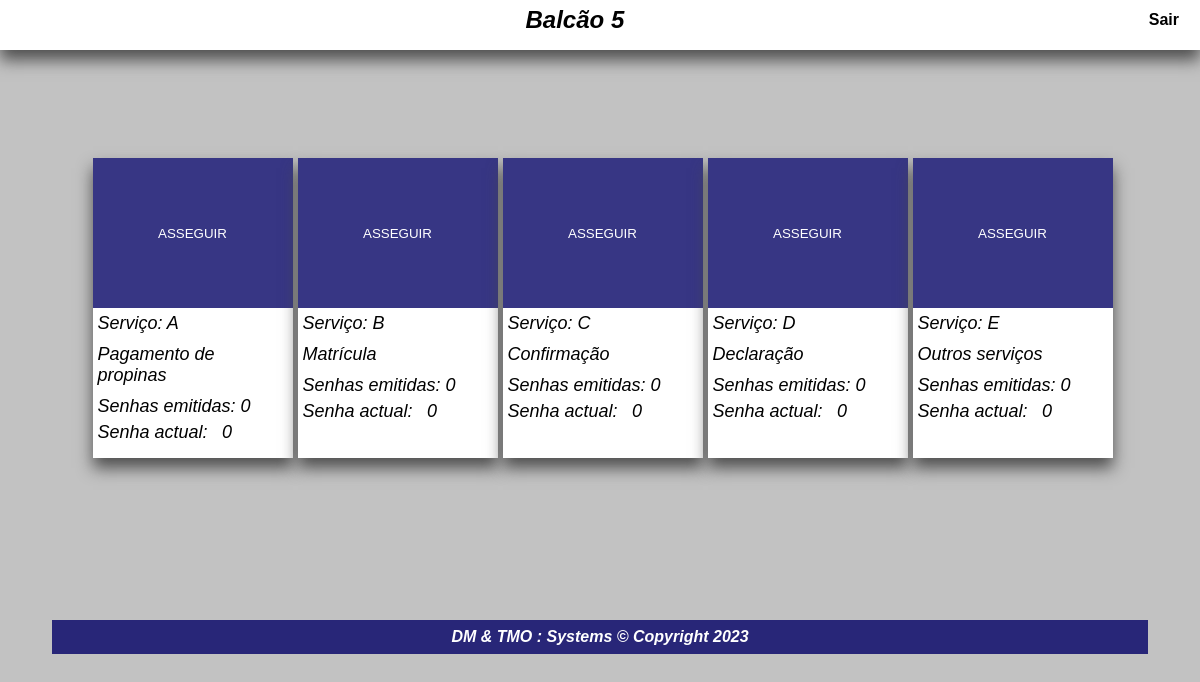
The app's page /dashboard.php (signed in) with its own data.
### tables this page shows
CREATE TABLE `servico` (
  `id_servico` int(11) NOT NULL,
  `tipo_servico` varchar(2) NOT NULL,
  `nome_servico` varchar(30) NOT NULL,
  `senhas_emitidas` int(11) DEFAULT NULL,
  `senha_actual` int(11) DEFAULT NULL
);

### dashboard.php (the view, shortened to what this page needs)
<?php
    require('Backend/conexao.php');
    $numeroBalcao = $_SESSION['num_balcao'];
?>
<!DOCTYPE html>
<html lang="pt">
    <head>
        <link rel="stylesheet" href="CSS/Dstyle.css">
    </head>
    <body>
        <header>
            <nav>
                <h2>Balcão <?php echo ($numeroBalcao); ?></h2>
                <p class="sair"><a href="Backend/Sair.php"> Sair </a></p>
            </nav>
        </header>
        <br><br><br><br><br><br>
        <div class="container">
        <?php
            $servico = $conn->prepare("SELECT * from servico where tipo_servico ='A'");
            $servico->execute();
            $resultado = $servico->fetchAll();
            for($i=0; $i<sizeof($resultado); $i++){
                $values = $resultado[$i];
                $senhaAtual = $values['senha_actual'];
        ?>
            <div class="servico">
                <button type="submit" onclick="A()">ASSEGUIR</button>
                <p>Serviço: <?php echo (" ".$values['tipo_servico']);?></p>
                <p><?php echo $values['nome_servico'];?></p>
                <p>Senhas emitidas: <?php echo $values['senhas_emitidas'];?></p>
                <p id="sa">Senha actual:</p>
                <p id="sa" class="N"><?php echo($senhaAtual); ?></p>
            </div>
        <?php }?>
        <?php
            $servicoB = $conn->prepare("SELECT * from servico where tipo_servico ='B'");
            $servicoB->execute();
            $resultadoB = $servicoB->fetchAll();
            for($iB=0; $iB<sizeof($resultadoB); $iB++){
                $valuesB = $resultadoB[$iB];
                $senhaAtualB = $valuesB['senha_actual'];
        ?>
            <div class="servico">
                <button onclick="B()">ASSEGUIR</button>
                <p>Serviço: <?php echo (" ".$valuesB['tipo_servico']);?></p>
                <p><?php echo $valuesB['nome_servico'];?></p>
                <p>Senhas emitidas: <?php echo $valuesB['senhas_emitidas'];?></p>
                <p id="sa">Senha actual:</p> <p id="sa" class="NB"><?php echo($senhaAtualB); ?></p>
            </div>
        <?php }?>
        <?php
            $servicoC = $conn->prepare("SELECT * from servico where tipo_servico ='C'");
            $servicoC->execute();
            $resultadoC = $servicoC->fetchAll();
            for($iC=0; $iC<sizeof($resultadoC); $iC++){
                $valuesC = $resultadoC[$iC];
                $senhaAtualC = $valuesC['senha_actual'];
        ?>
            <div class="servico">
                <button onclick="C()">ASSEGUIR</button>
                <p>Serviço: <?php echo (" ".$valuesC['tipo_servico']);?></p>
                <p><?php echo $valuesC['nome_servico'];?></p>
                <p>Senhas emitidas: <?php echo $valuesC['senhas_emitidas'];?></p>
                <p id="sa">Senha actual:</p> <p id="sa" class="NC"><?php echo($senhaAtualC); ?></p>
            </div>
        <?php }?>
        <?php
            $servicoD = $conn->prepare("SELECT * from servico where tipo_servico ='D'");
            $servicoD->execute();
            $resultadoD = $servicoD->fetchAll();
            for($iD=0; $iD<sizeof($resultadoD); $iD++){
                $valuesD = $resultadoD[$iD];
                $senhaAtualD = $valuesD['senha_actual'];
        ?>
            <div class="servico">
                <button onclick="D()">ASSEGUIR</button>
                <p>Serviço: <?php echo (" ".$valuesD['tipo_servico']);?></p>
                <p><?php echo $valuesD['nome_servico'];?></p>
                <p>Senhas emitidas: <?php echo $valuesD['senhas_emitidas'];?></p>
                <p id="sa">Senha actual:</p> <p id="sa" class="ND"><?php echo($senhaAtualD); ?></p>
            </div>
        <?php }?>
        <?php
            $servicoE = $conn->prepare("SELECT * from servico where tipo_servico ='E'");
            $servicoE->execute();
            $resultadoE = $servicoE->fetchAll();
            for($iE=0; $iE<sizeof($resultadoE); $iE++){
                $valuesE = $resultadoE[$iE];
                $senhaAtualE = $valuesE['senha_actual'];
        ?>
            <div class="servico">
                <button onclick="E()">ASSEGUIR</button>
                <p>Serviço: <?php echo (" ".$valuesE['tipo_servico']);?></p>
                <p><?php echo $valuesE['nome_servico'];?></p>
                <p>Senhas emitidas: <?php echo $valuesE['senhas_emitidas'];?></p>
                <p id="sa">Senha actual:</p> <p id="sa" class="NE"><?php echo($senhaAtualE); ?></p>
            </div>
        <?php }?>
        </div>
        <br><br><br><br><br><br><br><br><br>
        <div class="rodape">
            <footer>
                <span>
                <h4>DM & TMO : Systems &copy; Copyright 2023</h4>
                </span>
            </footer>
        </div>
    </body>
</html>

### CSS/Dstyle.css (style rules this page uses)
* { margin: 0; }
body { background-color: rgb(194, 194, 194); font-family: 'Gill Sans', 'Gill Sans MT', Calibri, 'Trebuchet MS', sans-serif; }
header { width: 100%; height: 50px; box-shadow: 0 10px 15px rgba(73, 73, 73, 0.945); background-color: rgb(255, 255, 255); }
header nav { margin: auto; text-align: center; padding: 6px; }
header nav h2 { font-style: italic; }
header nav h2, p { display: inline; align-items: center; }
header nav p { float: right; padding: 5px; margin-right: 10px; font-weight: 600; }
.sair a { color: black; text-decoration: none; }
.container { display: flex; justify-content:center; }
.servico { width: 200px; height: 300px; margin-left: 5px; box-shadow: 0 10px 15px rgba(73, 73, 73, 0.945); background-color: white; }
.servico button { cursor: pointer; border: 0; color: white; background-color: rgba(20, 18, 110, 0.849); width: 100%; height: 50%; }
.servico p { font-size: large; padding: 5px; display: block; font-style:italic; }
.rodape { margin: auto; width: 90%; color: white; padding: 8px; background-color:rgba(20, 18, 110, 0.884); text-align: center; font-style: italic; }
#sa { display: inline; }

### records on screen
servico: tipo_servico "A", nome_servico "Pagamento de propinas", senhas_emitidas "0", senha_actual "0"
servico: tipo_servico "B", nome_servico "Matrícula", senhas_emitidas "0", senha_actual "0"
servico: tipo_servico "C", nome_servico "Confirmação", senhas_emitidas "0", senha_actual "0"
servico: tipo_servico "D", nome_servico "Declaração", senhas_emitidas "0", senha_actual "0"
servico: tipo_servico "E", nome_servico "Outros serviços", senhas_emitidas "0", senha_actual "0"

### other values on screen
$numeroBalcao "5"
